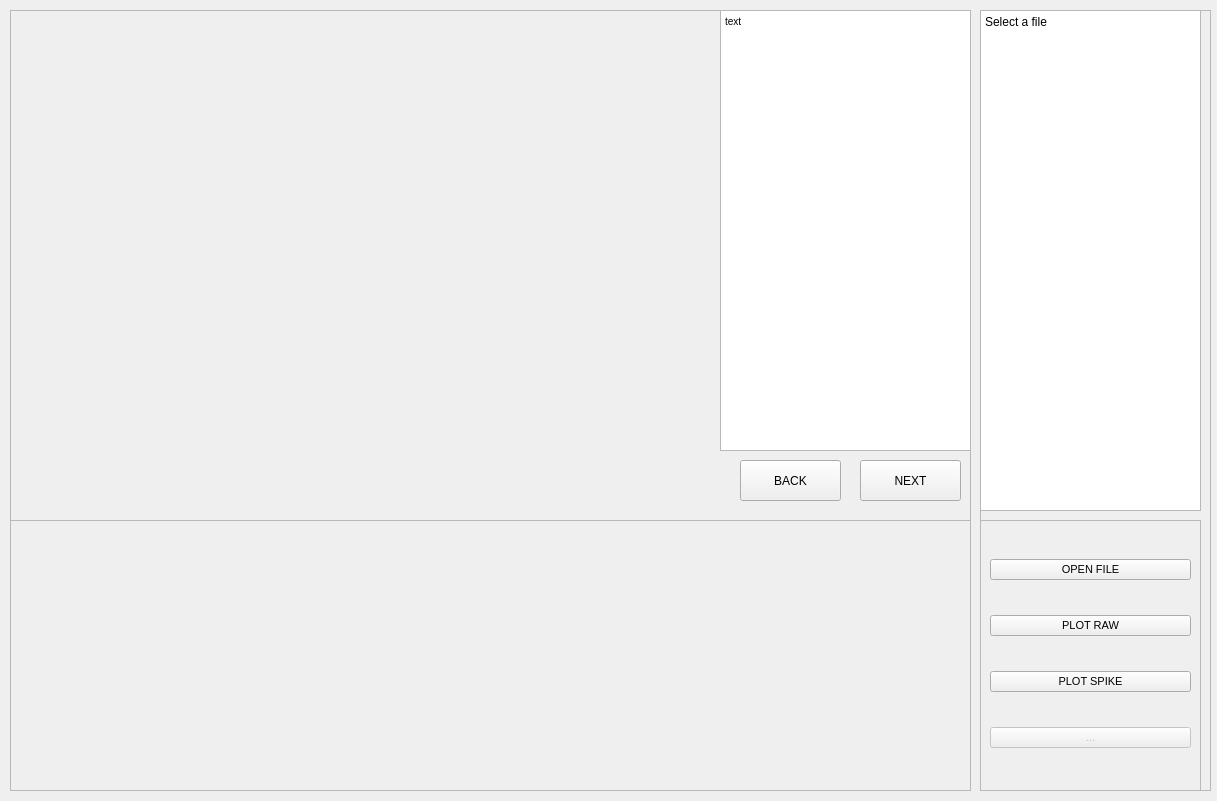
<?xml version="1.0" encoding="UTF-8"?>
<ui version="4.0">
 <class>MainWindow</class>
 <widget class="QMainWindow" name="MainWindow">
  <property name="enabled">
   <bool>true</bool>
  </property>
  <property name="geometry">
   <rect>
    <x>0</x>
    <y>0</y>
    <width>1217</width>
    <height>801</height>
   </rect>
  </property>
  <property name="minimumSize">
   <size>
    <width>1217</width>
    <height>801</height>
   </size>
  </property>
  <property name="maximumSize">
   <size>
    <width>1217</width>
    <height>801</height>
   </size>
  </property>
  <property name="windowTitle">
   <string>MainWindow</string>
  </property>
  <widget class="QWidget" name="centralwidget">
   <widget class="QFrame" name="left_frm">
    <property name="geometry">
     <rect>
      <x>10</x>
      <y>10</y>
      <width>961</width>
      <height>781</height>
     </rect>
    </property>
    <property name="frameShape">
     <enum>QFrame::StyledPanel</enum>
    </property>
    <property name="frameShadow">
     <enum>QFrame::Raised</enum>
    </property>
    <widget class="QFrame" name="data_raw_frm">
     <property name="geometry">
      <rect>
       <x>-10</x>
       <y>510</y>
       <width>991</width>
       <height>281</height>
      </rect>
     </property>
     <property name="frameShape">
      <enum>QFrame::StyledPanel</enum>
     </property>
     <property name="frameShadow">
      <enum>QFrame::Raised</enum>
     </property>
    </widget>
    <widget class="QFrame" name="data_spike_frm">
     <property name="geometry">
      <rect>
       <x>-10</x>
       <y>-10</y>
       <width>721</width>
       <height>521</height>
      </rect>
     </property>
     <property name="frameShape">
      <enum>QFrame::NoFrame</enum>
     </property>
     <property name="frameShadow">
      <enum>QFrame::Sunken</enum>
     </property>
     <property name="lineWidth">
      <number>0</number>
     </property>
    </widget>
    <widget class="QTextBrowser" name="text_left">
     <property name="geometry">
      <rect>
       <x>710</x>
       <y>0</y>
       <width>251</width>
       <height>441</height>
      </rect>
     </property>
     <property name="acceptDrops">
      <bool>true</bool>
     </property>
     <property name="frameShadow">
      <enum>QFrame::Plain</enum>
     </property>
     <property name="lineWidth">
      <number>0</number>
     </property>
     <property name="html">
      <string>&lt;!DOCTYPE HTML PUBLIC &quot;-//W3C//DTD HTML 4.0//EN&quot; &quot;http://www.w3.org/TR/REC-html40/strict.dtd&quot;&gt;
&lt;html&gt;&lt;head&gt;&lt;meta name=&quot;qrichtext&quot; content=&quot;1&quot; /&gt;&lt;style type=&quot;text/css&quot;&gt;
p, li { white-space: pre-wrap; }
&lt;/style&gt;&lt;/head&gt;&lt;body style=&quot; font-family:'MS Shell Dlg 2'; font-size:7.8pt; font-weight:400; font-style:normal;&quot;&gt;
&lt;p style=&quot; margin-top:0px; margin-bottom:0px; margin-left:0px; margin-right:0px; -qt-block-indent:0; text-indent:0px;&quot;&gt;text&lt;/p&gt;&lt;/body&gt;&lt;/html&gt;</string>
     </property>
    </widget>
    <widget class="QPushButton" name="next_btn">
     <property name="geometry">
      <rect>
       <x>850</x>
       <y>450</y>
       <width>101</width>
       <height>41</height>
      </rect>
     </property>
     <property name="text">
      <string>NEXT</string>
     </property>
    </widget>
    <widget class="QPushButton" name="back_btn">
     <property name="geometry">
      <rect>
       <x>730</x>
       <y>450</y>
       <width>101</width>
       <height>41</height>
      </rect>
     </property>
     <property name="text">
      <string>BACK</string>
     </property>
    </widget>
   </widget>
   <widget class="QFrame" name="right_frm">
    <property name="geometry">
     <rect>
      <x>980</x>
      <y>10</y>
      <width>231</width>
      <height>781</height>
     </rect>
    </property>
    <property name="frameShape">
     <enum>QFrame::StyledPanel</enum>
    </property>
    <property name="frameShadow">
     <enum>QFrame::Raised</enum>
    </property>
    <widget class="QTextBrowser" name="text_right">
     <property name="geometry">
      <rect>
       <x>0</x>
       <y>0</y>
       <width>221</width>
       <height>501</height>
      </rect>
     </property>
     <property name="html">
      <string>&lt;!DOCTYPE HTML PUBLIC &quot;-//W3C//DTD HTML 4.0//EN&quot; &quot;http://www.w3.org/TR/REC-html40/strict.dtd&quot;&gt;
&lt;html&gt;&lt;head&gt;&lt;meta name=&quot;qrichtext&quot; content=&quot;1&quot; /&gt;&lt;style type=&quot;text/css&quot;&gt;
p, li { white-space: pre-wrap; }
&lt;/style&gt;&lt;/head&gt;&lt;body style=&quot; font-family:'MS Shell Dlg 2'; font-size:7.8pt; font-weight:400; font-style:normal;&quot;&gt;
&lt;p style=&quot; margin-top:0px; margin-bottom:0px; margin-left:0px; margin-right:0px; -qt-block-indent:0; text-indent:0px;&quot;&gt;&lt;span style=&quot; font-size:9pt;&quot;&gt;Select a file&lt;/span&gt;&lt;/p&gt;
&lt;p style=&quot;-qt-paragraph-type:empty; margin-top:0px; margin-bottom:0px; margin-left:0px; margin-right:0px; -qt-block-indent:0; text-indent:0px; font-size:9pt;&quot;&gt;&lt;br /&gt;&lt;/p&gt;&lt;/body&gt;&lt;/html&gt;</string>
     </property>
    </widget>
    <widget class="QFrame" name="btns_frm">
     <property name="geometry">
      <rect>
       <x>0</x>
       <y>510</y>
       <width>221</width>
       <height>271</height>
      </rect>
     </property>
     <property name="frameShape">
      <enum>QFrame::StyledPanel</enum>
     </property>
     <property name="frameShadow">
      <enum>QFrame::Raised</enum>
     </property>
     <layout class="QVBoxLayout" name="verticalLayout">
      <item>
       <widget class="QPushButton" name="open_btn">
        <property name="font">
         <font>
          <pointsize>8</pointsize>
          <weight>50</weight>
          <bold>false</bold>
         </font>
        </property>
        <property name="acceptDrops">
         <bool>true</bool>
        </property>
        <property name="text">
         <string>OPEN FILE</string>
        </property>
       </widget>
      </item>
      <item>
       <widget class="QPushButton" name="raw_btn">
        <property name="enabled">
         <bool>true</bool>
        </property>
        <property name="font">
         <font>
          <pointsize>8</pointsize>
          <weight>50</weight>
          <bold>false</bold>
         </font>
        </property>
        <property name="text">
         <string>PLOT RAW</string>
        </property>
       </widget>
      </item>
      <item>
       <widget class="QPushButton" name="spike_btn">
        <property name="enabled">
         <bool>true</bool>
        </property>
        <property name="font">
         <font>
          <pointsize>8</pointsize>
          <weight>50</weight>
          <bold>false</bold>
         </font>
        </property>
        <property name="text">
         <string>PLOT SPIKE</string>
        </property>
       </widget>
      </item>
      <item>
       <widget class="QPushButton" name="xtra_btn">
        <property name="enabled">
         <bool>false</bool>
        </property>
        <property name="font">
         <font>
          <pointsize>8</pointsize>
          <weight>50</weight>
          <bold>false</bold>
         </font>
        </property>
        <property name="text">
         <string>...</string>
        </property>
       </widget>
      </item>
     </layout>
    </widget>
   </widget>
  </widget>
 </widget>
 <resources/>
 <connections/>
</ui>
